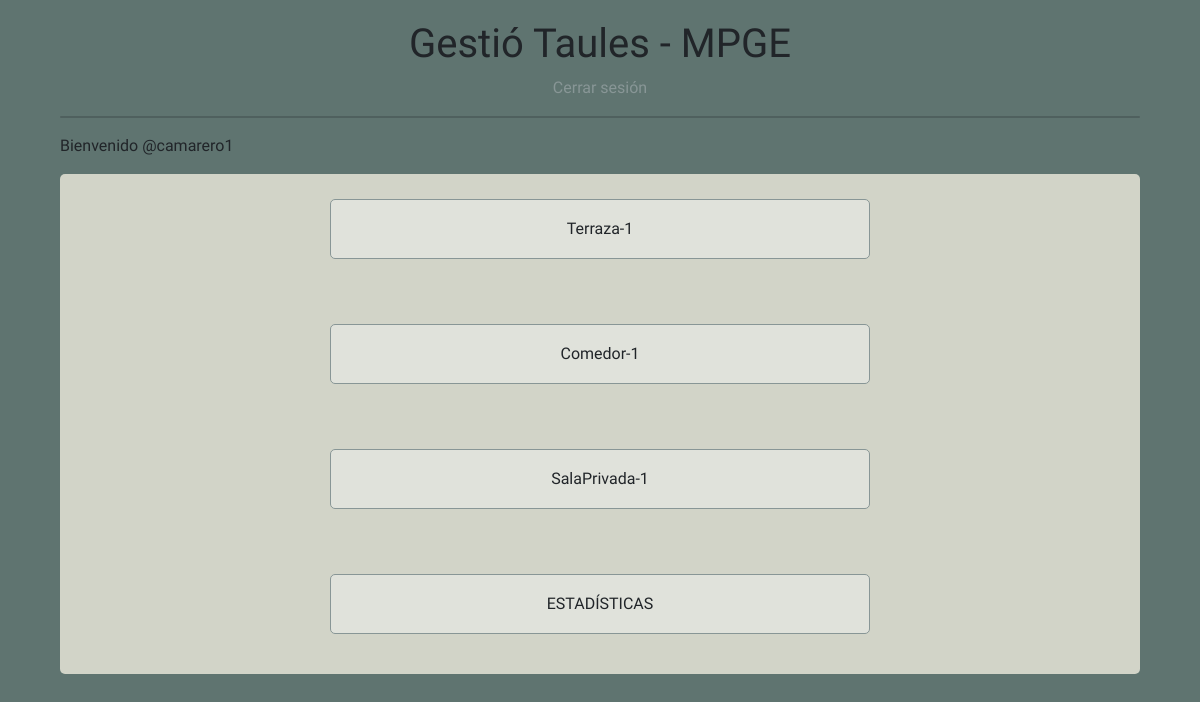
Page /view/principal.php on the committed database.
### tables this page shows
CREATE TABLE `tbl_sala` (
  `Id_sala` int(11) NOT NULL,
  `capacidad_sala` int(11) NOT NULL,
  `nombre_sala` varchar(50) NOT NULL
);

### modal/sala.php (called while the page is built, shortened)
<?php
class Sala{
    public static function getAll (){
        require "../controller/conexion.php";
        try {
            $stmt=$pdo->prepare("SELECT  * FROM tbl_sala");
            $stmt->execute();
            return $stmt;
        }catch (Exception $e){
            echo "<script>alert('Error al mostrar datos de las salas')</script>";
        }
    }
}

### view/principal.php (the view, shortened to what this page needs)
<!DOCTYPE html>
<html lang="en">
    <head>
        <link href="https://cdn.jsdelivr.net/npm/bootstrap@5.1.3/dist/css/bootstrap.min.css" rel="stylesheet">
        <link rel="stylesheet" href="../static/css/styles.css">
    </head>
<body>
    <div class="nav">
        <h1>Gestió Taules - MPGE</h1>
        <a class="cerrarsesion" href="login.html">Cerrar sesión</a>
        <hr class="separador">
    </div>
    <p class="bienvenida">Bienvenido @camarero1</p>
    <div class="menu">
        <?php
        require_once "../modal/sala.php";
        $ListaSalas=Sala::getAll();
        foreach ($ListaSalas as $salas => $sala){
            echo "<a href='mostrarmesas.php?sala={$sala['Id_sala']}'>{$sala['nombre_sala']}</a>";
        }
        ?>
        <a href="estadisticas.php">ESTADÍSTICAS</a>
    </div>
</body>
</html>

### static/css/styles.css (style rules this page uses)
* { font-family: 'Lilita One', cursive; padding: 0; margin: 0; text-decoration: none; list-style: none; box-sizing: border-box; }
body { background-color: #5F7470; }
::placeholder { color: #889696; opacity: 1; }
.nav { padding: 20px 0 0 0; display: flex; flex-direction: column; align-items: center; }
.separador { width: 90%; }
hr:not([size]) { height: 2px; border-radius: 5px; }
.cerrarsesion { text-decoration: none; color: #889696; }
.bienvenida { padding: 0 0 0 5%; }
.menu { width: 90%; height: calc(100vh - 300px); background-color: #D2D4C8; margin: 0 auto; display: flex; border-radius: 5px; flex-direction: column; align-items: center; }
.menu a { width: 50%; height: 20%; padding: 5px; margin: 25px 0 40px 0; background-color: #E0E2DB; border: 1px solid #889696; border-radius: 5px; display: flex; align-items: center; justify-content: center; }
.menu a { text-decoration: none; color: #212529; }

### rows in the picture
tbl_sala: nombre_sala "Terraza-1"
tbl_sala: nombre_sala "Comedor-1"
tbl_sala: nombre_sala "SalaPrivada-1"
